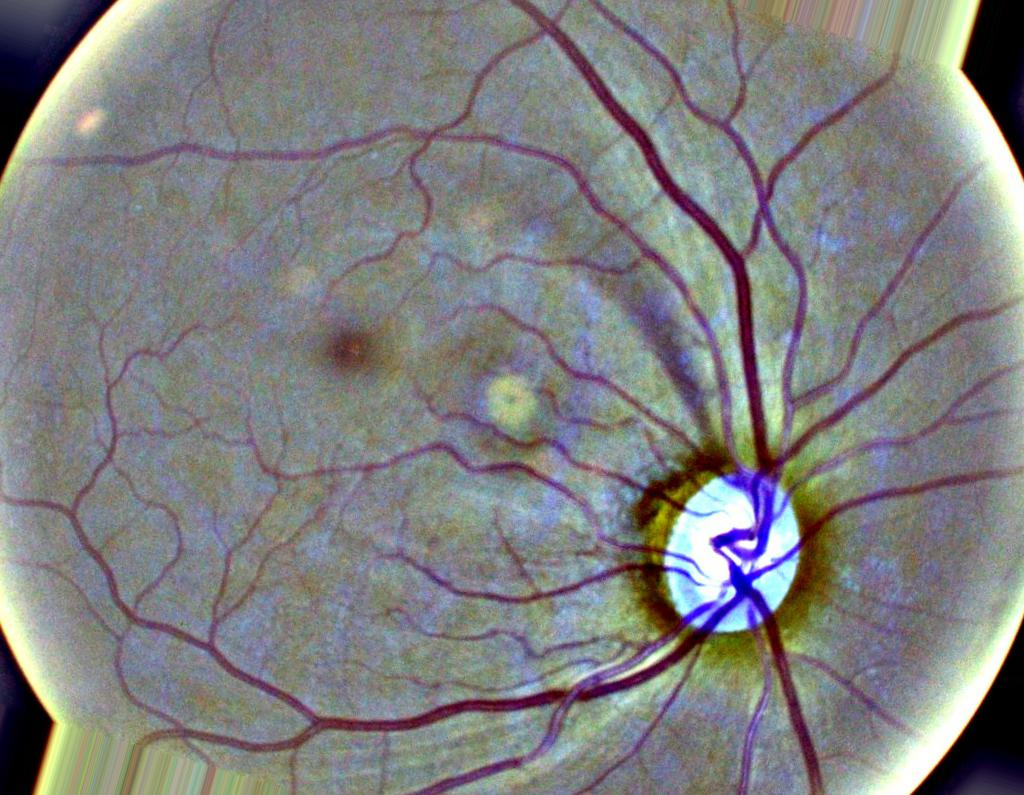
#> input picture DR1.jpeg, 1024 x 795 px
$ jupyter execute --allow-errors cluster_img_enhacnement.ipynb
#> lines starting #> are read from the running program, lines starting #| are printed output that depends on the picture; after the words box and inside, x2 and y2 are one past the last pixel; in counts of white or black regions, pixels touching at a corner belong together
[cell 1]
import numpy as np
import matplotlib.pyplot as plt
import cv2
from sklearn.cluster import KMeans

[cell 2]
# Load and preprocess the image
image_path = 'DR1.jpeg'
image = cv2.imread(image_path)
#> image is the input picture: shape (795, 1024, 3); mean B, G, R 127.8, 127.3, 127.2
image_rgb = cv2.cvtColor(image, cv2.COLOR_BGR2RGB)
image_gray = cv2.cvtColor(image, cv2.COLOR_BGR2GRAY)
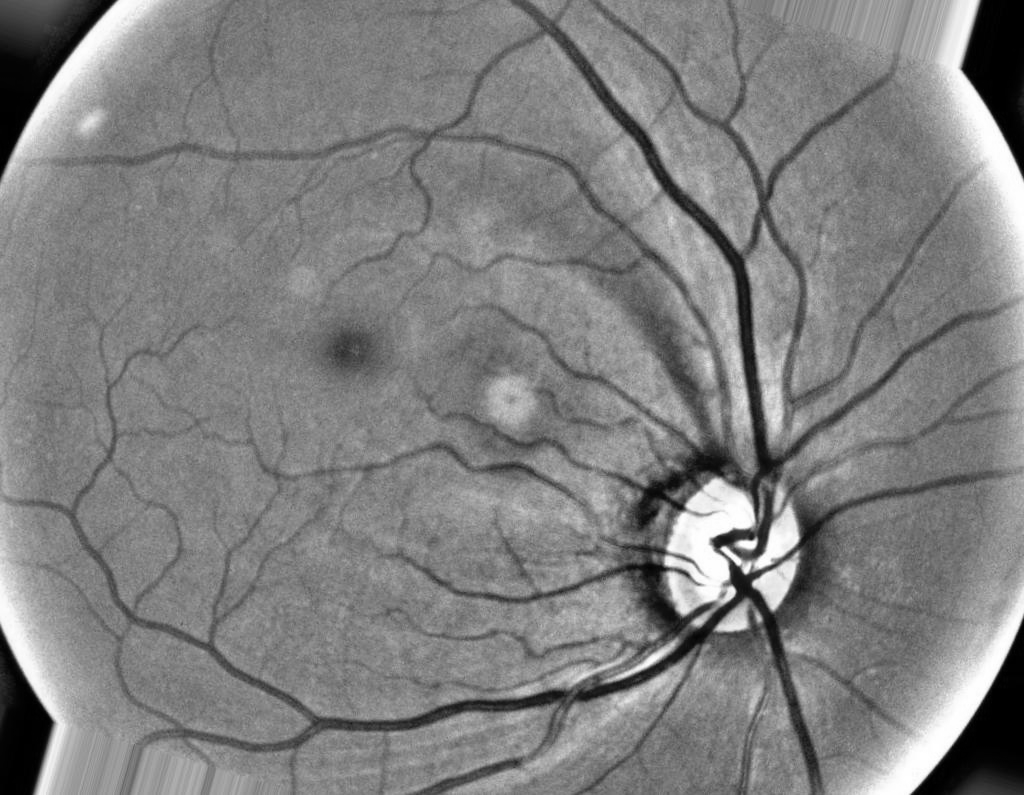
#> image_gray: shape (795, 1024); min 0, max 255, mean 127.3

# Flatten the image for clustering
pixels = image_rgb.reshape(-1, 3)

# Perform k-means clustering
num_clusters = 4
kmeans = KMeans(n_clusters=num_clusters, random_state=42)
kmeans.fit(pixels)
clusters = kmeans.labels_.reshape(image_rgb.shape[:2])
cluster_centers = kmeans.cluster_centers_.astype(np.uint8)

# Identify significant clusters (e.g., high intensity, large size)
significant_clusters = []

for cluster_id in range(num_clusters):
    mask = (clusters == cluster_id).astype(np.uint8)
    intensity = np.mean(image_gray[clusters == cluster_id])
    size = np.sum(mask)
    if intensity > 150 or size > 5000:  # Adjust thresholds as needed
        significant_clusters.append(cluster_id)
#> this loop made 4 passes
#> intensity on passes 1 to 4: 143.4, 31.27, 225.2, 115.3
#> after the loop, significant_clusters = [0, 1, 2, 3]

# Create an enhanced image by modifying key clusters
enhanced_image = image_rgb.copy()

for cluster_id in significant_clusters:
    # Create mask for the current cluster
    mask = (clusters == cluster_id).astype(np.uint8)

    # Apply contrast and brightness adjustment
    cluster_region = enhanced_image[mask == 1]
    enhanced_cluster = cv2.convertScaleAbs(cluster_region, alpha=1.5, beta=50)
    enhanced_image[mask == 1] = enhanced_cluster
#> this loop made 4 passes
#> pass 1, `mask = (clusters == cluster_id).astype(np.uint8)`:
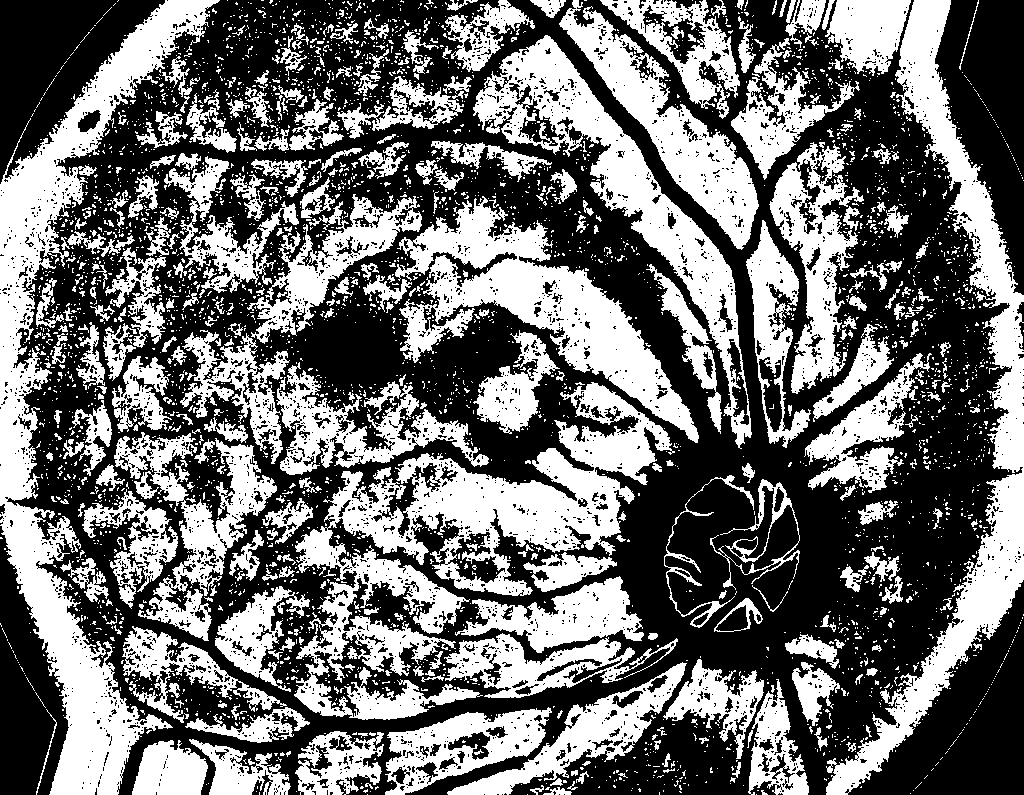
#> mask: shape (795, 1024); values 0 (black) and 1 (white), 43.3% white; 3933 white regions (3560 under 20 px), largest, box (x1, y1, x2, y2) and area: (294, 382, 675, 720) 37655, (0, 0, 220, 795) 37323, (826, 0, 1024, 795) 27414
#> pass 3, `mask = (clusters == cluster_id).astype(np.uint8)`:
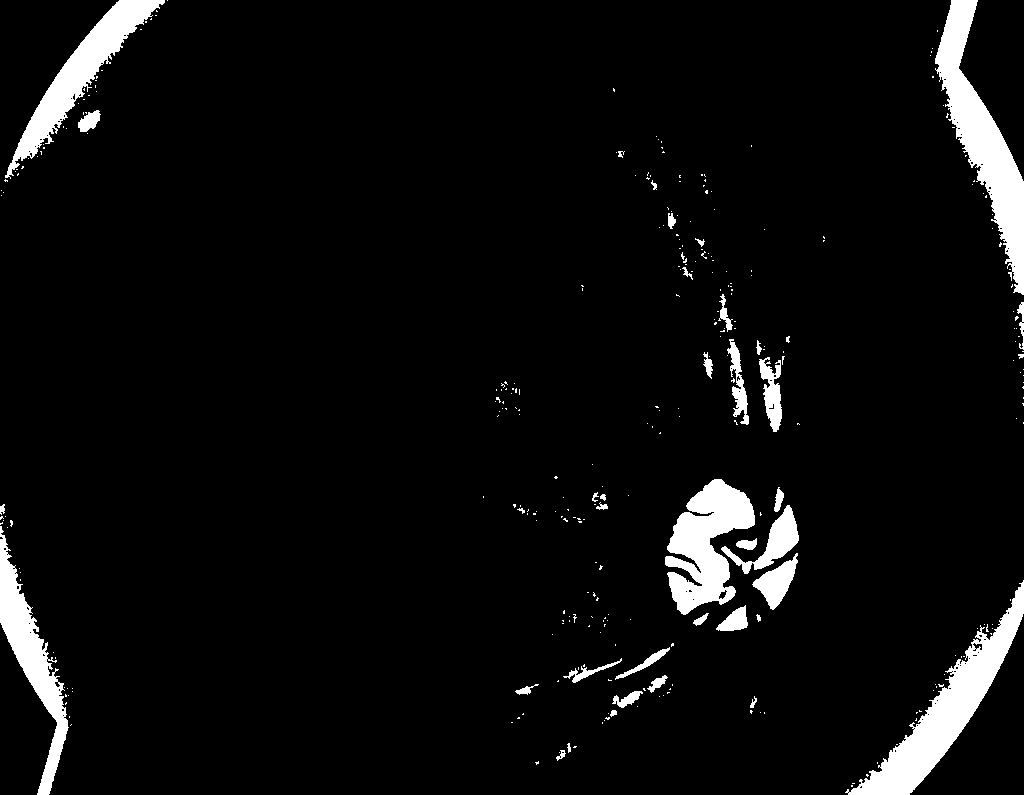
#> mask: shape (795, 1024); values 0 (black) and 1 (white), 5.4% white; 324 white regions (284 under 20 px), largest, box (x1, y1, x2, y2) and area: (845, 580, 1024, 795) 8640, (935, 0, 1024, 295) 8639, (665, 479, 755, 615) 6629
#> after the loop:
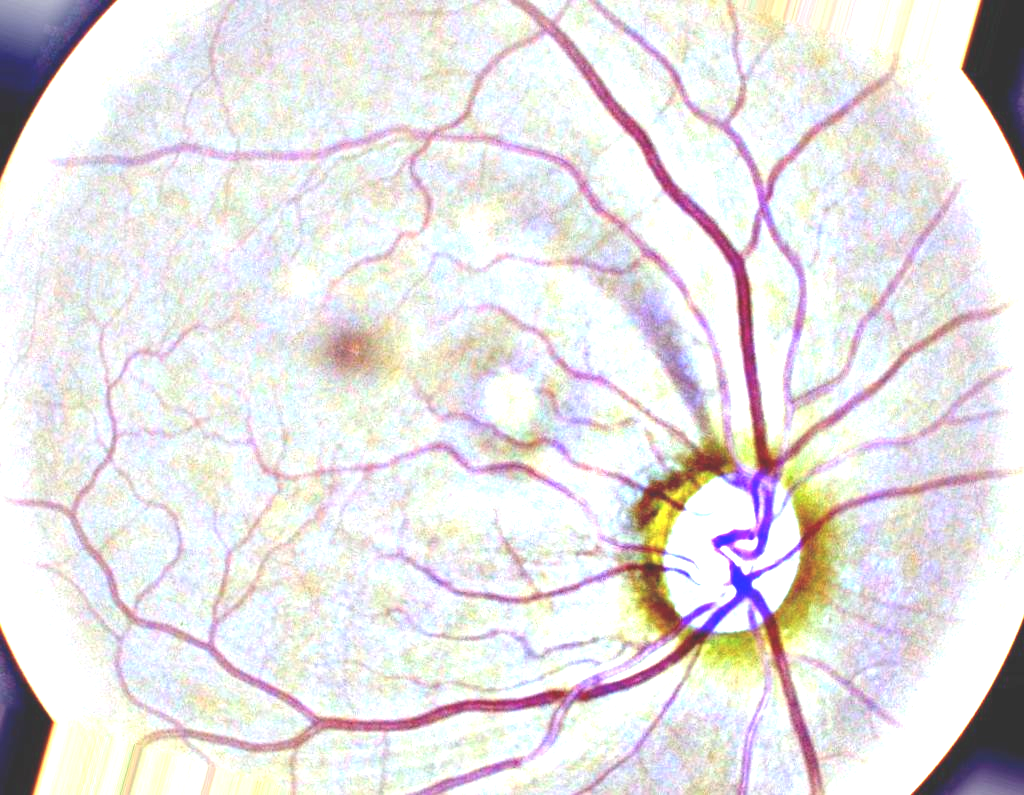
#> enhanced_image: shape (795, 1024, 3); mean R, G, B 230.4, 226, 227.3

# Apply a pseudo-color map for better visualization
pseudo_colored = np.zeros_like(image_rgb)

for cluster_id in range(num_clusters):
    mask = (clusters == cluster_id).astype(np.uint8)
    color = (np.random.randint(0, 255), np.random.randint(0, 255), np.random.randint(0, 255))
    pseudo_colored[mask == 1] = color
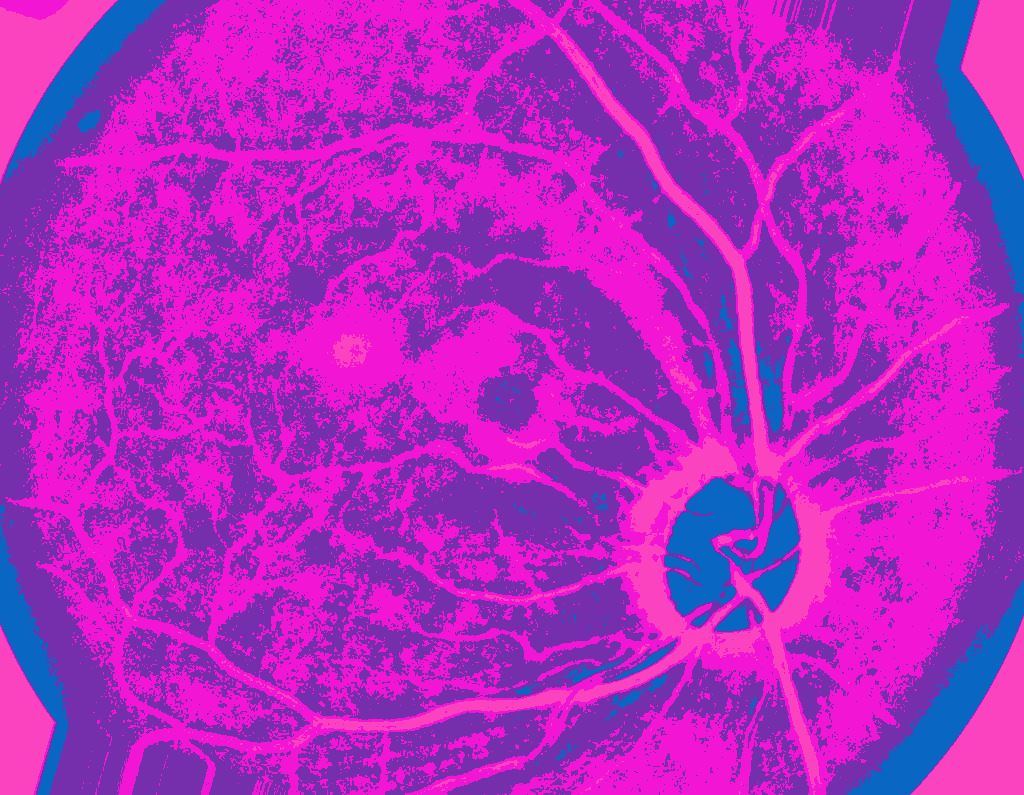
#> pseudo_colored: shape (795, 1024, 3); mean of channels 0, 1, 2 191.9, 40, 176; drawn as B, G, R

# Plot the results
plt.figure(figsize=(20, 10))
plt.subplot(1, 3, 1)
plt.title("Original Image")
plt.imshow(image_rgb)

plt.subplot(1, 3, 2)
plt.title("Clustered Image")
plt.imshow(pseudo_colored)

plt.subplot(1, 3, 3)
plt.title("Enhanced Image")
plt.imshow(enhanced_image)

plt.show()

$ run again, with DR2.png saved as DR1.jpeg
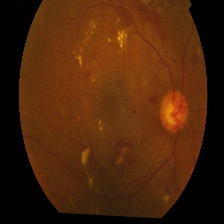
#> input picture DR2.png, 224 x 224 px
#> image is the input picture: shape (224, 224, 3); mean B, G, R 10.7, 37.3, 76.3
#> the loop `for cluster_id in range(num_clusters):` made 4 passes
#> intensity on passes 1 to 4: 63.04, 1.36, 81.46, 47.12
#> after the loop `for cluster_id in range(num_clusters):`: significant_clusters = [0, 1, 2, 3]
#> the loop `for cluster_id in significant_clusters:` made 4 passes
#> pass 1, `mask = (clusters == cluster_id).astype(np.uint8)`:
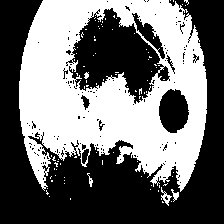
#> mask: shape (224, 224); values 0 (black) and 1 (white), 43.7% white; 93 white regions (88 under 20 px), largest, box (x1, y1, x2, y2) and area: (19, 0, 207, 192) 21542, (161, 187, 172, 206) 71, (171, 189, 179, 202) 46, (87, 173, 93, 187) 33, (84, 72, 89, 79) 24
#> after the loop `for cluster_id in range(num_clusters):`:
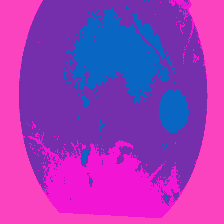
#> pseudo_colored: shape (224, 224, 3); mean of channels 0, 1, 2 186.5, 56.2, 158.5; drawn as B, G, R

$ run again, with DR3.png saved as DR1.jpeg
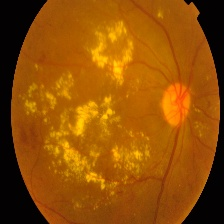
#> input picture DR3.png, 224 x 224 px
#> image is the input picture: shape (224, 224, 3); mean B, G, R 4.3, 79.2, 145.5
#> the loop `for cluster_id in range(num_clusters):` made 4 passes
#> intensity on passes 1 to 4: 93.91, 2.59, 154.1, 114.2
#> after the loop `for cluster_id in range(num_clusters):`: significant_clusters = [0, 1, 2, 3]
#> the loop `for cluster_id in significant_clusters:` made 4 passes
#> pass 1, `mask = (clusters == cluster_id).astype(np.uint8)`:
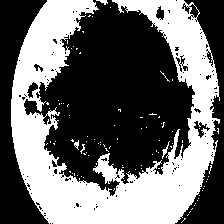
#> mask: shape (224, 224); values 0 (black) and 1 (white), 41.7% white; 95 white regions (91 under 20 px), largest, box (x1, y1, x2, y2) and area: (11, 0, 220, 224) 20597, (162, 141, 170, 159) 38, (96, 0, 108, 5) 30, (74, 140, 79, 150) 26
#> after the loop `for cluster_id in range(num_clusters):`:
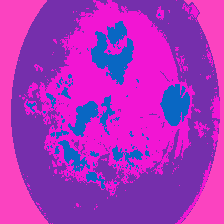
#> pseudo_colored: shape (224, 224, 3); mean of channels 0, 1, 2 190.2, 46.7, 171; drawn as B, G, R
